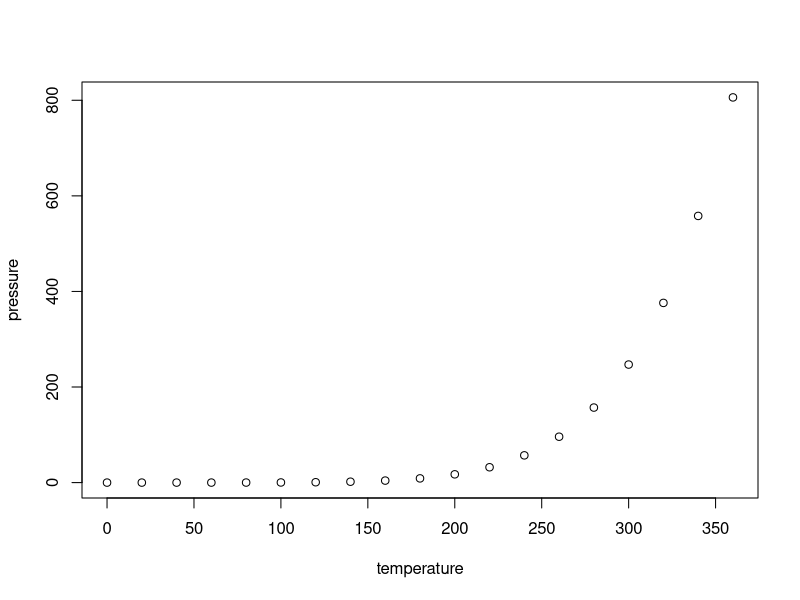
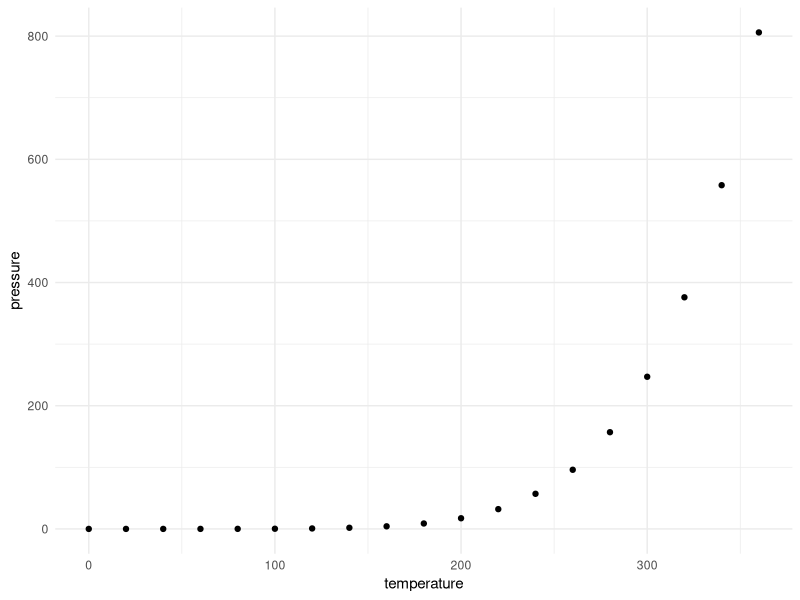

Source code (R) for these figures, in order:
## ---- chunk 1
knitr::opts_chunk$set(echo = TRUE)
library("ggplot2")
## ---- chunk 2
summary(cars)
## ---- chunk 3
plot(pressure)
## ---- chunk 4

ggplot(pressure, aes(temperature, pressure)) + geom_point() + theme_minimal()

